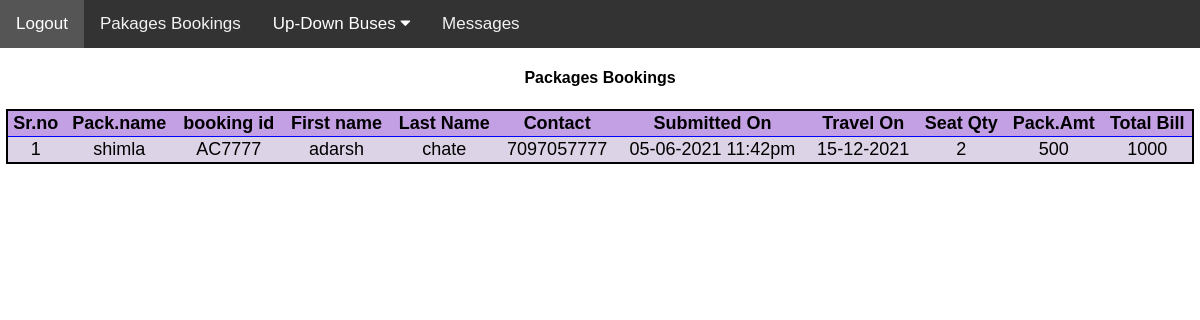
Screenshot of /admin/packagesb.php with the database file from the repository.
### tables this page shows
CREATE TABLE travelpakages(srno int AUTO_INCREMENT PRIMARY KEY,Packagename varchar(15),bookingid varchar(10),
fname varchar(15),lname varchar(15),contactno varchar(13),submitdate varchar(20),tdate varchar(15),seatqty int(3),
pakageamt varchar(8),totalbill varchar(10));

### admin/packagesb.php (the view, shortened to what this page needs)
<?php include('topbar.php'); ?>
<!DOCTYPE html>
<html>
<head>
</head>
<body>
<div class="myss">
<h4 align="center ">Packages Bookings</h4>
<table id="myTable">
<tr>
<th>Sr.no</th>
<th>Pack.name</th>
<th>booking id</th>
<th>First name</th>
<th>Last Name</th>
<th>Contact </th>
<th>Submitted On </th>
<th>Travel On</th>
<th>Seat Qty</th>
<th>Pack.Amt</th>
<th>Total Bill</th>
</tr>
<?php
  $con=makeconnection();
  $sql="SELECT * FROM `travelpakages`;";
  $rs=mysqli_query($con,$sql);
  while($row = mysqli_fetch_assoc($rs))
  {
      echo "<tr>";
      echo "<td>";
      echo $row['srno'];
      echo "</td>";
      echo "<td>";
      echo $row['Packagename'];
      echo "</td>";
      echo "<td>";
      echo $row['bookingid'];
      echo "</td>";
      echo "<td>";
      echo $row['fname'];
      echo "</td>";
      echo "<td>";
      echo $row['lname'];
      echo "</td>";
      echo "<td>";
      echo $row['contactno'];
      echo "</td>";
      echo "<td>";
      echo $row['submitdate'];
      echo "</td>";
      echo "<td>";
      echo $row['tdate'];
      echo "</td>";
      echo "<td>";
      echo $row['seatqty'];
      echo "</td>";
      echo "<td>";
      echo $row['pakageamt'];
      echo "</td>";
      echo "<td>";
      echo $row['totalbill'];
      echo "</td>";
      echo "</tr>";
  }
?>
</table>
</div>
</body>
</html>

### admin/topbar.php (style rules this page uses)
body { margin:0;font-family:Arial }

### admin/packagesb.php (style rules this page uses)
#myTable { margin-left: auto; margin-right: auto; background-color:#ddd3e6; border-collapse: collapse; width: 99%; border: 2px solid black; font-size:18px; }
#myTable th { background-color:#c39fe3; color:black; }
#myTable th, #myTable td { text-align:center; width:fit-content; padding: 2px; }
#myTable tr { border-bottom: 1px solid darkred; border: 1px solid blue; }

### rows the page displays
travelpakages: srno "1", Packagename "shimla", bookingid "AC7777", fname "adarsh", lname "chate", contactno "7097057777", submitdate "05-06-2021 11:42pm", tdate "15-12-2021", seatqty "2", pakageamt "500", totalbill "1000"
